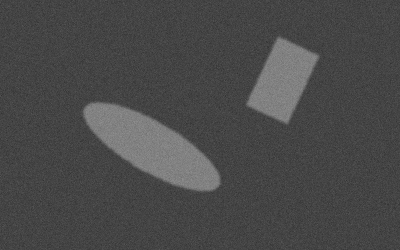
%> input picture test1.bmp, 400 x 250 px
$ octave run_A.m   (GNU Octave 9; MATLAB toolbox functions it lacks are replaced by stand-ins)
%> lines starting %> are read from the running program, lines starting %| are printed output that depends on the picture; in (x1, y1, x2, y2) boxes, pixels count from 0 and x2, y2 are one past the last pixel; in counts of white or black regions, pixels touching at a corner belong together; the program's own positions count from 1
### sobel.m
%to obtain the gradient magnitude image with the Sobel operator, input is
%the gray level image

% Sobel Operator: Window size is 3x3

function [output] = sobel(input)
    sz = size(input);
    Gx = [-1 0 1; -2 0 2; -1 0 1];
    Gy = [1 2 1 ; 0 0 0 ; -1 -2 -1];
    nrow = sz(1);
    ncol = sz(2);
    ox = zeros(nrow,ncol);
    oy = zeros(nrow,ncol);
    for i = 2:(nrow-1)
        for j = 2:(ncol-1)
        tempx = double(input(i-1:i+1,j-1:j+1)).* Gx;
        tempy = double(input(i-1:i+1,j-1:j+1)).* Gy;
        ox(i,j) = sum(sum(tempx));
        oy(i,j) = sum(sum(tempy));
        end
    end
    output = uint8(sqrt(ox.*ox + oy.*oy));
end

### edgemap.m
function [output] = edgemap(input,threshold)
    sz = size(input);
    nrow = sz(1);
    ncol = sz(2);
    output = zeros(nrow,ncol);
    for i = 1:nrow
        for j= 1:ncol
           if input(i,j) <= threshold
              output(i,j) = 0;
           else
               output(i,j) = 1;
           end
        end
    end

    % to make results cleaner from noise, a median filtering is employed
    output = medfilter(output);

end

### medfilter.m
function [out] = medfilter(input)
    input = extendinput(input);
    sz = size(input);
    nrow = sz(1);
    ncol = sz(2);
    out = zeros(nrow,ncol);
    for i = 2:nrow-1
       for j = 2:ncol-1
           n = [input(i-1,j-1) input(i-1,j) input(i-1,j+1) input(i,j+1) input(i+1,j+1) input(i+1,j) input(i+1,j-1) input(i,j-1) input(i,j)];
           n = sort(n);
           out(i,j) = uint8(n(5));
       end
    end
    out(1,:) = [];
    out(:,1) = [];
    so = size(out);
    ro = so(1);
    co = so(2);
    out(ro,:) = [];
    out(:,co) = [];
end

function [out] = extendinput(input)
    sz = size(input);
    nrow = sz(1);
    ncol = sz(2);
    A = zeros(nrow,1);
    input = cat(2,A,input,A);
    B = zeros(1,ncol+2);
    input = cat(1,B,input,B);
    out = input;
end

### boundaries.m
% to obtain the contours, input is the edge map
% For explanation on the logic behind the code, refer to the project report
% in Step 3 Part A
function [output] = boundaries(input)
    sz = size(input);
    nrow = sz(1);
    ncol = sz(2);

    output = zeros(nrow,ncol);
    output2 = minlengthcontour(input,10);

    figure(10)
    imshow(output2);
    title('Image after Applying Minimum Length Contour Removal');

    output2 = connectedcomponents(output2);


    % To only find contours for largest 2 'edges'. This is of course assuming there are only 2 objects in the image, and the 2 objects have the largest edge perimeter
    nlabels = max(max(output2));
    s = zeros(1,nlabels);

    for n = 1:nlabels
        bp = findbp(output2,n);
        s(n) = length(bp);
    end
    [s,idx] = sort(s,'descend');
    labellist = idx(1,1:2);
    %
     for n = labellist
         output = output + findcontour(output2,n);
     end

end

% To remove 'contours' that are below a user-specified minimum length
function [out2] = minlengthcontour(input,minlen)
    starty = 1;
    startx = 0;
    i = 1;
    j = 1;
    sz = size(input);
    nrow = sz(1);
    ncol = sz(2);
    out = zeros(nrow,ncol);

    % start loop for finding first point and applying contour tracking
    % repeat this loop to find multiple 'contours'

    while i<=nrow && j<=ncol
        j = startx+1;
        i = starty;
        if j>ncol
            j = 1;
            i = i + 1;
        end

        % Find start point
        visitedpoints = [];
        foundstart = false;
        while foundstart == false && i <=nrow && j <=ncol
            if input(i,j)==1 && out(i,j)==0
               foundstart = true;
               startx = j;
               starty = i;
               out(i,j) = 1;
               visitedpoints = cat(1,visitedpoints, [i,j]);
            else
                j = j + 1;
                if (j > ncol)
                   j = 1;
                   i = i + 1;
                end
            end
        end % Here starting point is found for the current 'contour'

        % Apply Contour Tracking
        if i<= nrow && j <=ncol
            dir = 1;
            back2start = false;
            i = starty;
            j = startx;
        else
            back2start = true;
        end
        while back2start == false
            foundnext = false;
            count = 0;
            startdir = mod(dir-2,8);
            while foundnext == false && count <= 8
                [ni,nj] = lookahead(i,j,startdir);
                if input(ni,nj) == 1 && out(ni,nj) == 0
                   i = ni;
                   j = nj;
                   visitedpoints = cat(1,visitedpoints, [i,j]);
                   dir = startdir;
                   foundnext = true;
                else
                    startdir = mod(startdir+1,8);
                    count = count + 1;
                end
            end % Here, next boundary point is found

            out(i,j) = 1;

            if (i == starty && j == startx) || count > 8
               back2start = true;
            end
        end % Here, a single contour has been detected

        % Mark 'contour' that is below minimum length
        visitedpoints = unique(visitedpoints,'rows');
        if length(visitedpoints) < minlen
           for x = visitedpoints.'
              r = x(1);
              c = x(2);
              out(r,c) = 2;
           end
        end
    end

    % Remove all contours below minimum length
    for i = 1:nrow
       for j = 1:ncol
          if out(i,j) ~= 1
             out(i,j) = 0;
          end
       end
    end
    out2 = out;
end

% function to return the next row and column based on contour tracking rule
% to make main loop neater
% [27 lines left out: function lookahead, not called in this run]

% Define lecture notes contour tracking function, detects only 1 contour
% for a given label from connected components labelling
function [out] = findcontour(input,label)
    i = 1;
    j = 1;
    sz = size(input);
    nrow = sz(1);
    ncol = sz(2);
    out = zeros(nrow,ncol);


    % Find start point
    foundstart = false;
    while foundstart == false && i <=nrow && j <=ncol
        if input(i,j) == label
            foundstart = true;
            startx = j;
            starty = i;
            out(i,j) = 1;
        else
            j = j + 1;
            if j>ncol
                j = 1;
                i = i + 1;
            end
        end
    end % Here starting point is found

    % Apply Contour Tracking
    if i<=nrow && j <=ncol
       dir = 1;
       back2start = false;
       i = starty;
       j = startx;
    else
        back2start = true;
    end
    while back2start == false
        foundnext = false;
        count = 0;
        startdir = mod(dir-2,8);
        while foundnext == false && count <= 8
           [ni,nj] = lookahead(i,j,startdir);
           if input(ni,nj) == label
              i = ni;
              j = nj;
              dir = startdir;
              foundnext = true;
           else
               startdir = mod(startdir+1,8);
               count = count + 1;
           end
        end % Here, next boundary pixel is found

        out(i,j) = 1;

        if (i==starty && j == startx) || count > 8
           back2start = true;
        end
    end % Found a single boundary
end
function [boundarypoints] = findbp(input,label)
    boundarypoints = [];
    sz = size(input);
    nrow = sz(1);
    ncol = sz(2);
    for i = 1:nrow
       for j = 1:ncol
          if(input(i,j)==label)
             boundarypoints = cat(1,boundarypoints,[i j]);
          end
       end
    end
end

### connectedcomponents.m
function [out,eqvarray] = connectedcomponents(input)
    sz = size(input);
    nrow = sz(1);
    ncol = sz(2);
    curlabel = 1;
    out = zeros(nrow,ncol);
    eqvarray = [];
    for i = 1:nrow
       for j = 1:ncol
          if input(i,j) > 0
             n = zeros(1,4);
             n(1) = out(i-1,j-1);
             n(2) = out(i-1,j);
             n(3) = out(i-1,j+1);
             n(4) = out(i,j-1);
             k = n(n~=0); % take out labels of neighbors that are non-zero
             minim = min(k);
             if all(~n) == true % check if all 4 neighbors are not labelled i.e. 0, hence check on n
                 out(i,j) = curlabel;
                 eqvarray = cat(1,eqvarray,zeros(1,curlabel-1));
                 eqvarray = cat(2,eqvarray,zeros(curlabel,1));
                 curlabel = curlabel + 1;
             else
                 if all(k==minim) % check if all non-zero labels are eqv, hence check k
                    out(i,j) = minim;
                 else
                     out(i,j) = minim;
                     for x = k
                        eqvarray(minim,x) = 1;
                        eqvarray(x,minim) = 1;
                     end
                 end
             end
          end
       end
    end % Here, already labelled based on component connectivity, but not yet relabelled by equivalence


    % First need to modify the equivalence array such that all equivalences
    % are reflected
    eqvarray = modifyeqv(eqvarray);

    % Relabel by equivalence
    for i = 1:length(eqvarray)
       targetlabel = find(eqvarray(i,:),1);
       if i ~= targetlabel
          targets = find(out==i);
          for x = reshape(targets,[1 length(targets)])
             %r = 1 + mod(x-1,nrow);
             %c = ceil(x/nrow);
             [r,c] = ind2sub(sz,x);
             out(r,c) = targetlabel;
          end
       end
    end
% [17 lines of commented-out code are left out]
    rlabel = 0;
    k = unique(out);
    k = reshape(k,[1 length(k)]);
    for i = k
        if (i~=0) && (i ~=rlabel)
            targets = find(out==i);
            for x = reshape(targets,[1 length(targets)])
               r = 1 + mod(x-1,nrow);
               c = ceil(x/nrow);
               out(r,c) = rlabel;
            end
        end
        rlabel = rlabel + 1;
    end
end

function [result] = modifyeqv(arr)
    sz = size(arr);
    nrow = sz(1);
    ncol = sz(2);
    same = false;
    while same == false
       temp = arr;
       for i = 1:nrow
          temp(i,:) = arr(i,:);
          for j = 1:ncol
             if arr(i,j) == 1
                temp(i,:) = temp(i,:) | arr(j,:);
             end
          end
       end
       if (isequal(arr,temp)) == true
           same = true;
       else
           arr = temp;
       end
    end
    result = arr;
end

### features.m
% to compute the features, input is the contours image
% Features computed are perimeter, area, compactness, centroid, minimum
% radial distance, maximum radial distance.
% For logic behind the code, refer to the project report.
% Function also returns the coordinates for maximum and minimum radial
% distance.
function [P1, A1, C1, xbar1, ybar1, rmax1, rmin1,rowmax1,colmax1,rowmin1,colmin1, P2, A2, C2, xbar2, ybar2, rmax2, rmin2,rowmax2,colmax2,rowmin2,colmin2] = features(I3)
    % First, with the single line boundary image I3, we apply connected
    % component labelling to distinguish the 2 boundaries
    input = connectedcomponents(I3);
    nlabel = max(max(input));
    sz = size(input);
    nrow = sz(1);
    ncol = sz(2);
    s = zeros(1,nlabel);
    res = zeros(11,2); % stores all the results
    % For the rest of the code, since features are found for each object, we
    % iterate through each labels first to find the first 2 significant objects
    % this is because the connected component labelling is sensitive to noise.
    % To define size for the purpose of this analysis, use number of points for
    % a specific label. Then we pick the 2 labels with highest size
    for n = 1:nlabel
        bp = findbp(input,n);
        s(n) = length(bp);
    end
    [s,idx] = sort(s,'descend');
    labellist = idx(1,1:2);

    % Iterate through the 2 most significant labels
    objcount = 1;
    for n = labellist
        maxrad = 0;
        minrad = 2*(nrow+ncol); %radial distance wil not exceed sum of length of rows and cols
        % Find bounding frame coordinates. This will speed up region filling
        % since we only take a a portion of the original image containing
        % the single boundary to fill in
        bp = findbp(input,n);
        minr = min(bp(:,1));
        maxr = max(bp(:,1));
        minc = min(bp(:,2));
        maxc = max(bp(:,2));

        % take only that portion to fill
        inputfill = input;
        temp = input(minr:maxr,minc:maxc);
        temp = fillin(temp,n);
        inputfill(minr:maxr,minc:maxc) = temp;

        % obtain the region coordinates
        rp = findbp(inputfill,n);

        % Find perimeter, by contour tracking the boundary. Use input,
        % which is only boundary
        perimeter = findperimeter(input,n);

        % Area can be found by counting number of region coordinates
        % including the boundary
        area = length(rp);

        % Find centroids. xbar is sum of all column coordinates divided by
        % number of points. ybar is sum of all row coordinates divided by
        % number of points.
        xbar = sum(rp(:,2))/length(rp);
        ybar = sum(rp(:,1))/length(rp);
        ybar_cen = nrow - ybar; % origin is assumed to be bottom left

        % Find compactness
        com = (perimeter^2)/(4*pi*area);

        % Find maximum and minimum radial distance.
        for i = 1:length(bp)
            r = bp(i,1);
            c = bp(i,2);
            dist = sqrt((r-ybar)^2 + (c-xbar)^2);
            if dist >= maxrad
               maxrad = dist;
               row_max_rad = r;
               col_max_rad = c;
            end
            if dist <= minrad
               minrad = dist;
               row_min_rad = r;
               col_min_rad = c;
            end
        end
        % Store results to the container
        res(:,objcount) = [perimeter area com xbar ybar_cen maxrad minrad row_max_rad col_max_rad row_min_rad col_min_rad];
        objcount = objcount + 1;
    end

    % Assign to output variables
    P1 = res(1,1);
    A1 = res(2,1);
    C1 = res(3,1);
    xbar1 = res(4,1);
    ybar1 = res(5,1);
    rmax1 = res(6,1);
    rmin1 = res(7,1);
    rowmax1 = res(8,1);
    colmax1 = res(9,1);
    rowmin1 = res(10,1);
    colmin1 = res(11,1);
    P2 = res(1,2);
    A2 = res(2,2);
    C2 = res(3,2);
    xbar2 = res(4,2);
    ybar2 = res(5,2);
    rmax2 = res(6,2);
    rmin2 = res(7,2);
    rowmax2 = res(8,2);
    colmax2 = res(9,2);
    rowmin2 = res(10,2);
    colmin2 = res(11,2);


end

function [boundarypoints] = findbp(input,label)
    boundarypoints = [];
    sz = size(input);
    nrow = sz(1);
    ncol = sz(2);
    for i = 1:nrow
       for j = 1:ncol
          if(input(i,j)==label)
             boundarypoints = cat(1,boundarypoints,[i j]);
          end
       end
    end
end

function perimeter = findperimeter(input,label)
    i = 1;
    j = 1;
    sz = size(input);
    nrow = sz(1);
    ncol = sz(2);
    out = zeros(nrow,ncol);
    perimeter = 0;

    % Find start point
    foundstart = false;
    while foundstart == false && i <=nrow && j <=ncol
        if input(i,j) == label
            foundstart = true;
            startx = j;
            starty = i;
            out(i,j) = 1;
        else
            j = j + 1;
            if j>ncol
                j = 1;
                i = i + 1;
            end
        end
    end % Here starting point is found

    % Apply Contour Tracking
    if i<=nrow && j <=ncol
       dir = 1;
       back2start = false;
       i = starty;
       j = startx;
    else
        back2start = true;
    end
    while back2start == false
        foundnext = false;
        count = 0;
        startdir = mod(dir-2,8);
        while foundnext == false && count <= 8
           [ni,nj] = lookahead(i,j,startdir);
           if input(ni,nj) == label
              dist = sqrt((i-ni)^2 + (j-nj)^2);
              perimeter = perimeter + dist;
              i = ni;
              j = nj;
              dir = startdir;
              foundnext = true;
           else
               startdir = mod(startdir+1,8);
               count = count + 1;
           end
        end % Here, next boundary pixel is found

        if (i==starty && j == startx) || count > 8
           back2start = true;
        end
    end % Found a single boundary
end

% [27 lines left out: function lookahead, not called in this run]

### fillin.m
% Fill in an image given the label (i.e. the intensity level to fill) and
% the single line boundary image.
function [out] = fillin(input,label) %use label to check whether a coordinate is a boundary pixel coordinate
    detpix = [1 1]; %start filling from top left, perform reverse fill, i.e. fill outside boundary
    outpix = [1 1];
    same = false;
    sz = size(input);
    nrow = sz(1);
    ncol = sz(2);
    input = cleaninput(input,label);
    %extend image by 1 row top and bottom, as well as 1 col left and right,
    %to ensure that the whole outer region is connected, as well as top
    %most is always outisde the boundary
    A = zeros(nrow,1);
    input = cat(2,A,input,A);
    B = zeros(1,ncol+2);
    input = cat(1,B,input,B);
    temp = input;

    % update size after appending zeros
    nrow= nrow + 2;
    ncol = ncol + 2;


    while same == false
        s = size(outpix);
        r = s(1);
        newpixels = [];
        for i = 1:r % find 4 neighbors of all the outermost pixels and append first for all outermost pixels
           nb = get4n(outpix(i,1),outpix(i,2));
           newpixels = cat(1,newpixels,nb);
        end
        % remove repeating pixels
        newpixels = unique(newpixels,'rows');

        %remove out of bounds pixels
        idx = any(newpixels<=0,2); %removed pixels that are left or top out of bounds
        newpixels(idx,:) = [];

        % for right and bottom out of bounds, must filter row and column
        % coordinates seperately, because number of rows and columns are
        % not always same.

        % filter row coordinates
        ind = any(newpixels(:,1)>nrow,2);
        newpixels(ind,:) = [];

        % filter col coordinates
        ind = any(newpixels(:,2)>ncol,2);
        newpixels(ind,:) = [];

        % then, also filter out pixels that are on the boundary
        for i = 1:length(newpixels)
           r = newpixels(i,1);
           c = newpixels(i,2);
           if input(r,c) == label
              newpixels(i,:) =  -10; % if detected coordinate is a boundary pixel, mark as invalid value
           end
        end

        % remove invalid values detected from above
        ind = any(newpixels==-10,2);
        newpixels(ind,:) = [];

        % finally, also remove pixels that are already detected previously,
        % this is to ensure that newpixels only contain outermost 4
        % neigbors from the previously detected pixels w/o repetition
        L = ismember(newpixels,detpix,'rows');
        newpixels(L,:) = [];


        % then append the new pixels to the list of pixels detected. The
        % newly detected pixels will also become the outermost pixels for
        % the next iteration
        detpix = cat(1,detpix,newpixels);
        detpix = unique(detpix,'rows');
        outpix = newpixels;
        if(isempty(newpixels)==true) % means no new pixels detected
           same = true;
        end

    end %detect all pixels outside the boundary

    % then proceed to simply iterate through the list of detected points,
    % and fill 1's to temp. The result would be all 1 on outer region AND
    % the boundary itself. Then proceed to invert this temp, and add into
    % the original input. The result would be a filled region inside the
    % boundary + the boundary itself
    r = length(detpix);
    for i = 1:r
       row = detpix(i,1);
       col = detpix(i,2);
       temp(row,col) = label;
    end
    temp = label*(temp==0);
    out = temp + input;

    % remove additional rows and columns to restore original image size
    out(1,:) = [];
    out(:,1) = [];
    so = size(out);
    ro = so(1);
    co = so(2);
    out(ro,:) = [];
    out(:,co) = [];

end

function [neighbors] = get4n(r,c) %r = rows, c = columns
    neighbors = [r+1 c; r-1 c; r c+1; r c-1];
end

function [out] = cleaninput(input,label)
    sz = size(input);
    nrow = sz(1);
    ncol = sz(2);
    for i = 1:nrow
       for j = 1:ncol
          if(input(i,j) ~= label)
             input(i,j)=0;
          end
       end
    end
    out = input;
end

### run_A.m
%%%%% Section A %%%%%
% This m file is used to test your code for Section A
% Ensure that when you run this script file, the output images are generated and displayed correctly

%--- 1.
I = imread('./test1.bmp');
%> I is the input picture: size 250x400 uint8; min 48, max 148, mean 73.8
figure(1)
imshow(I);
title('Original Image');

I1 = sobel(I);
%> after the loop in sobel, `for i = 2:(nrow-1)`:
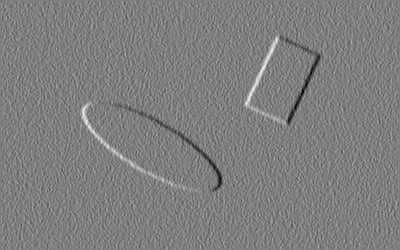
%> ox: size 250x400 double; min -169, max 171, mean 0; drawn with min black and max white
%> after the loop in sobel, `for i = 2:(nrow-1)`:
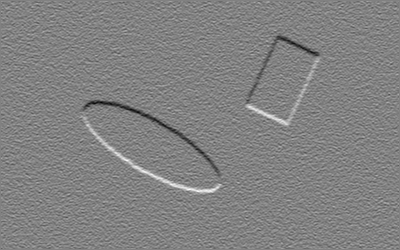
%> oy: size 250x400 double; min -183, max 176, mean 0; drawn with min black and max white
%> in sobel, `output = uint8(sqrt(ox.*ox + oy.*oy));`:
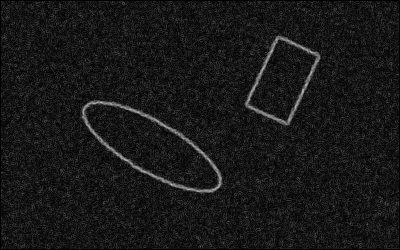
%> output: size 250x400 uint8; min 0, max 195, mean 23.6
figure(2)
imshow(I1);
title('Image after applying Sobel Gradient Magnitude Windowing');

figure(3)
histogram(I1);
title('Histogram of Sobel Gradient Magnitude Image');
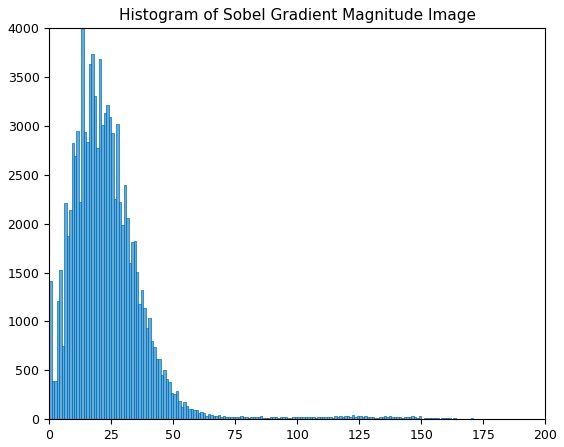
%> figure redrawn from the program's plot data; tallest bar 4000 high, from x = 13 to 14

%--- 2.
% For generality of code, 95th percentile is used here. However, in the
% report, 98th percentile is used because specific to this case, it gives
% the best boundary in step 3. Please input 98th percentile to replicate
% the results shown in the report.
I1_t = reshape(I1,[1 numel(I1)]);
threshold = prctile(I1_t,95);
%> threshold = 47
fprintf('The threshold is %d\n',threshold);
%| The threshold is 47
I2 = edgemap(I1,threshold);
%> after the loop in edgemap, `for i = 1:nrow`:
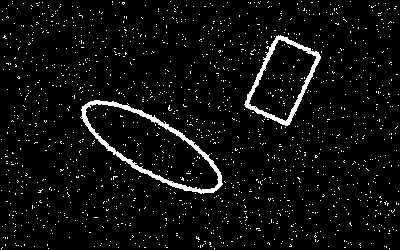
%> output: size 250x400 double; values 0 (black) and 1 (white), 4.7% white; 1462 white regions (1460 under 20 px), largest, box (x1, y1, x2, y2) and area: (80, 100, 223, 194) 1504, (244, 35, 321, 126) 1047
%> after the loop in medfilter, `for i = 2:nrow-1`:
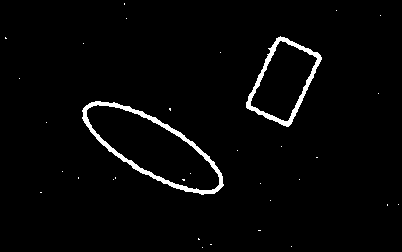
%> out: size 252x402 double; values 0 (black) and 1 (white), 2.6% white; 33 white regions (31 under 20 px), largest, box (x1, y1, x2, y2) and area: (82, 101, 224, 195) 1497, (246, 36, 322, 127) 1047
%> in medfilter, `out(ro,:) = [];`:
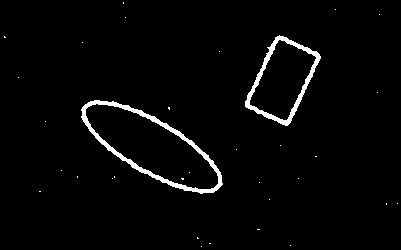
%> out: size 250x401 double; values 0 (black) and 1 (white), 2.6% white; 33 white regions (31 under 20 px), largest, box (x1, y1, x2, y2) and area: (81, 100, 223, 194) 1497, (245, 35, 321, 126) 1047
figure(4)
imshow(I2);
title('Edgemap after applying Median Filtering');

%--- 3.
I3 = boundaries(I2);
%> (the rest of the program and of its run is left out)
